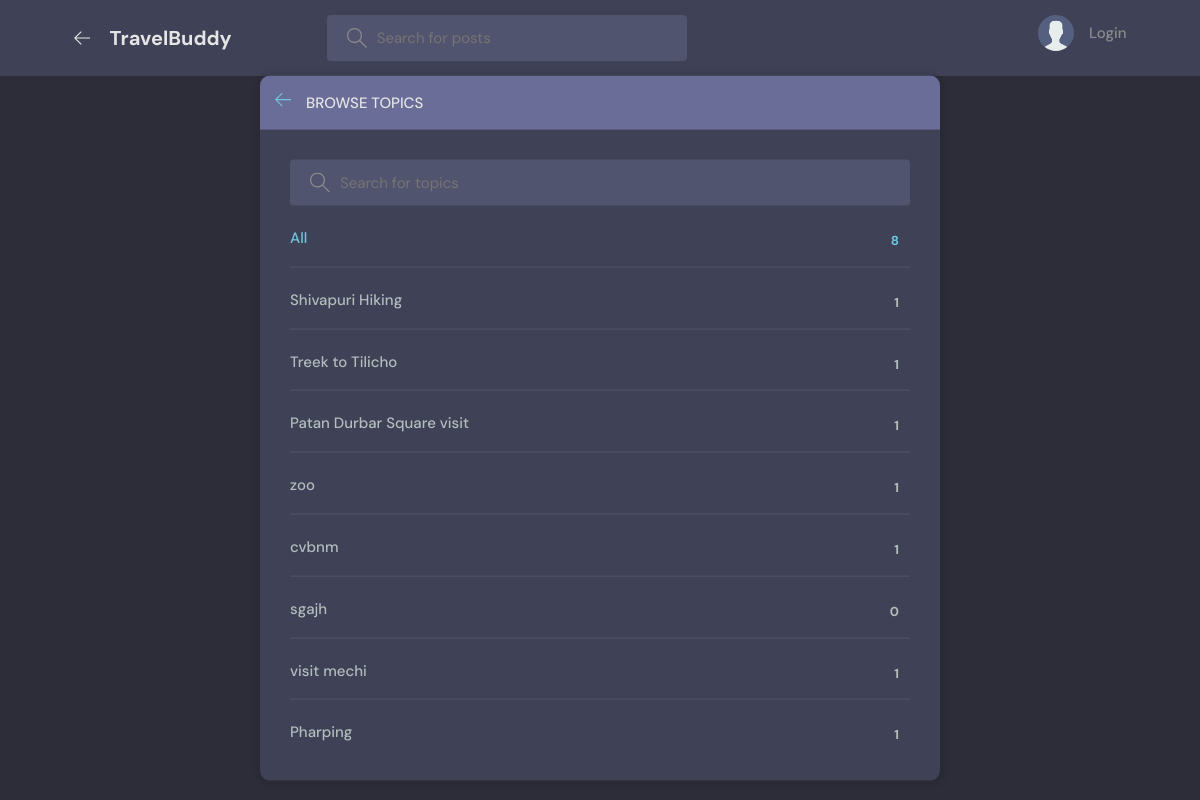
/mainpage/chatbox/topics/, run on the app's committed database.
### chatbox/models.py (models this page shows, shortened)
class Topic(models.Model):
    name = models.CharField(max_length=200)

### chatbox/views.py (the view)
# urls.py: path('topics/',views.topicsPage, name="topics"),
def topicsPage(request):
    q = request.GET.get('q') if request.GET.get('q') != None else ""
    topics = Topic.objects.filter(name__icontains=q)
    return render(request, 'chatbox/topics.html',{'topics':topics})

### chatbox/templates/chatbox/topics.html (shortened to what this page needs)
{% extends 'mains.html' %}
{% block content %}
<main class="create-room layout">
  <div class="container">
    <div class="layout__box">
      <div class="layout__boxHeader">
        <div class="layout__boxTitle">
          <a href="{% url 'index' %}">
            <svg version="1.1" xmlns="http://www.w3.org/2000/svg" width="32" height="32" viewBox="0 0 32 32">
              <title>arrow-left</title>
              <path
                d="M13.723 2.286l-13.723 13.714 13.719 13.714 1.616-1.611-10.96-10.96h27.625v-2.286h-27.625l10.965-10.965-1.616-1.607z">
              </path>
            </svg>
          </a>
          <h3>Browse Topics</h3>
        </div>
      </div>
      <div class="topics-page layout__body">
        <form action="" method="GET" class="header__search">
          <label>
            <input name="q" placeholder="Search for topics" />
          </label>
        </form>
        <ul class="topics__list">
          <li>
            <a href="{% url 'topics' %}" class="active">All <span>{{topics.count}}</span></a>
          </li>
          {% for topic in topics %}
          <li>
            <a href="{% url 'index' %}?q={{topic.name}}">{{ topic.name }} <span>{{topic.room_set.all.count}}</span></a>
          </li>
          {% endfor %}
        </ul>
      </div>
    </div>
  </div>
</main>
{% endblock content %}

### chatbox/static/styles/style.css (style rules this page uses)
:root { --color-main: #71c6dd; --color-main-light: #e1f6fb; --color-dark: #3f4156; --color-dark-medium: #51546e; --color-dark-light: #696d97; --color-light: #e5e5e5; --color-gray: #8b8b8b; --color-light-gray: #b2bdbd; --color-bg: #2d2d39; --color-success: #5dd693; --color-error: #fc4b0b; }
* { font-family: "DM Sans", -apple-system, BlinkMacSystemFont, "Segoe UI", Roboto, Oxygen, Ubuntu, Cantarell, "Open Sans", "Helvetica Neue", sans-serif; margin: 0; padding: 0; box-sizing: border-box; text-rendering: optimizeLegibility; font-size: inherit; }
html { font-size: 56.25%; }
@media only screen and (min-width: 1200px) { html { font-size: 62.5%; } }
body { line-height: 1.6; font-weight: 400; font-size: 1.5rem; color: var(--color-light-gray); background-color: var(--color-bg); min-height: 100vh; }
a { display: inline-block; color: var(--color-main); text-decoration: none; }
.container { max-width: 120rem; width: 90%; margin: auto; }
.header__search>label { background-color: var(--color-dark-medium); padding: 1.3rem 1rem; display: flex; align-items: center; gap: 1rem; border-radius: 4px; }
.header__search svg { fill: var(--color-gray); width: 2rem; height: 2rem; margin-left: 1rem; }
.header__search input { width: 30rem; background: transparent; border: none; outline: none; color: var(--color-light); }
.layout { margin-top: 2.4rem; }
.layout>.container { display: flex; justify-content: space-between; align-items: flex-start; }
.layout__box { width: 90%; max-width: 48rem; min-height: 40rem; position: absolute; top: 50%; left: 50%; transform: translate(-50%, -46%); background-color: var(--color-dark); border-radius: 1rem; box-shadow: 1px 1px 6px 3px rgba(0, 0, 0, 0.1); overflow: hidden; }
.layout__boxHeader { display: flex; padding: 1.5rem; background-color: var(--color-dark-light); }
.layout__boxTitle { display: flex; gap: 1.5rem; align-items: center; }
.layout__boxTitle h3 { text-transform: uppercase; font-weight: 500; color: var(--color-light); }
.layout__boxTitle svg { width: 1.6rem; height: 1.6rem; fill: var(--color-main); }
.layout__body { margin: 3rem; }
.topics__list { list-style: none; }
.topics__list li a { display: flex; justify-content: space-between; margin-bottom: 3rem; font-weight: 500; color: var(--color-light-gray); transition: all 0.3s ease-in-out; }
.topics__list li a.active, .topics__list li a:hover { color: var(--color-main); }
.topics__list li a span { padding: 0.5rem 1rem; background-color: var(--color-dark); border-radius: 3px; font-size: 1.3rem; font-weight: 700; letter-spacing: 1px; }
.topics-page .topics__list li:not(:last-child) a { margin: 2rem 0; padding-bottom: 1rem; text-decoration: none; border-bottom: 1px solid var(--color-dark-medium); }
.topics-page .header__search { display: block; }
.create-room.layout .layout__box { max-width: 68rem; }

### data on the page
Topic: name "Shivapuri Hiking", room_set.all.count "1"
Topic: name "Treek to Tilicho", room_set.all.count "1"
Topic: name "Patan Durbar Square visit", room_set.all.count "1"
Topic: name "zoo", room_set.all.count "1"
Topic: name "cvbnm", room_set.all.count "1"
Topic: name "sgajh", room_set.all.count "0"
Topic: name "visit mechi", room_set.all.count "1"
Topic: name "Pharping", room_set.all.count "1"

### other printed values
{{ topics.count }} "8"
